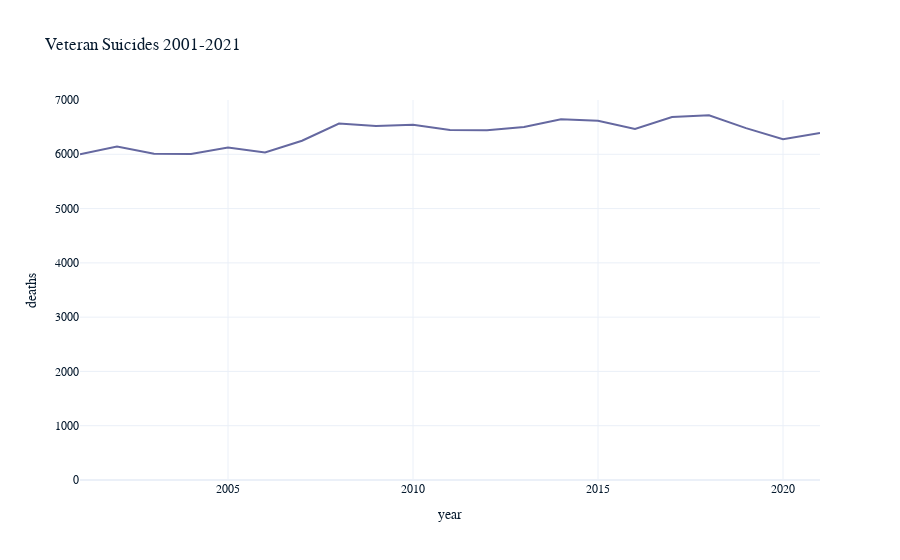

The notebook cell this image was saved under:
### Code cell
fig = px.line(data_frame=all_veterans, x='year', y='deaths', title='Veteran Suicides 2001-2021', range_y=(0, 7000))
fig.show()

### Figure 1 — Plotly figure (JSON) as saved in the notebook; plotly's stock layout.template omitted (floating-point values rounded to 4 significant figures)
{"data": [{"hovertemplate": "year=%{x}<br>deaths=%{y}<extra></extra>", "legendgroup": "", "line": {"color": "#6568a0", "dash": "solid"}, "marker": {"symbol": "circle"}, "mode": "lines", "name": "", "orientation": "v", "showlegend": false, "type": "scatter", "x": [2001, 2002, 2003, 2004, 2005, 2006, 2007, 2008, 2009, 2010, 2011, 2012, 2013, 2014, 2015, 2016, 2017, 2018, 2019, 2020, 2021], "xaxis": "x", "y": [6000, 6142, 6008, 6004, 6126, 6035, 6249, 6567, 6519, 6545, 6447, 6441, 6501, 6645, 6616, 6467, 6686, 6718, 6481, 6278, 6392], "yaxis": "y"}], "layout": {"legend": {"tracegroupgap": 0}, "title": {"text": "Veteran Suicides 2001-2021"}, "xaxis": {"anchor": "y", "domain": [0, 1], "title": {"text": "year"}}, "yaxis": {"anchor": "x", "domain": [0, 1], "range": [0, 7000], "title": {"text": "deaths"}}}}
